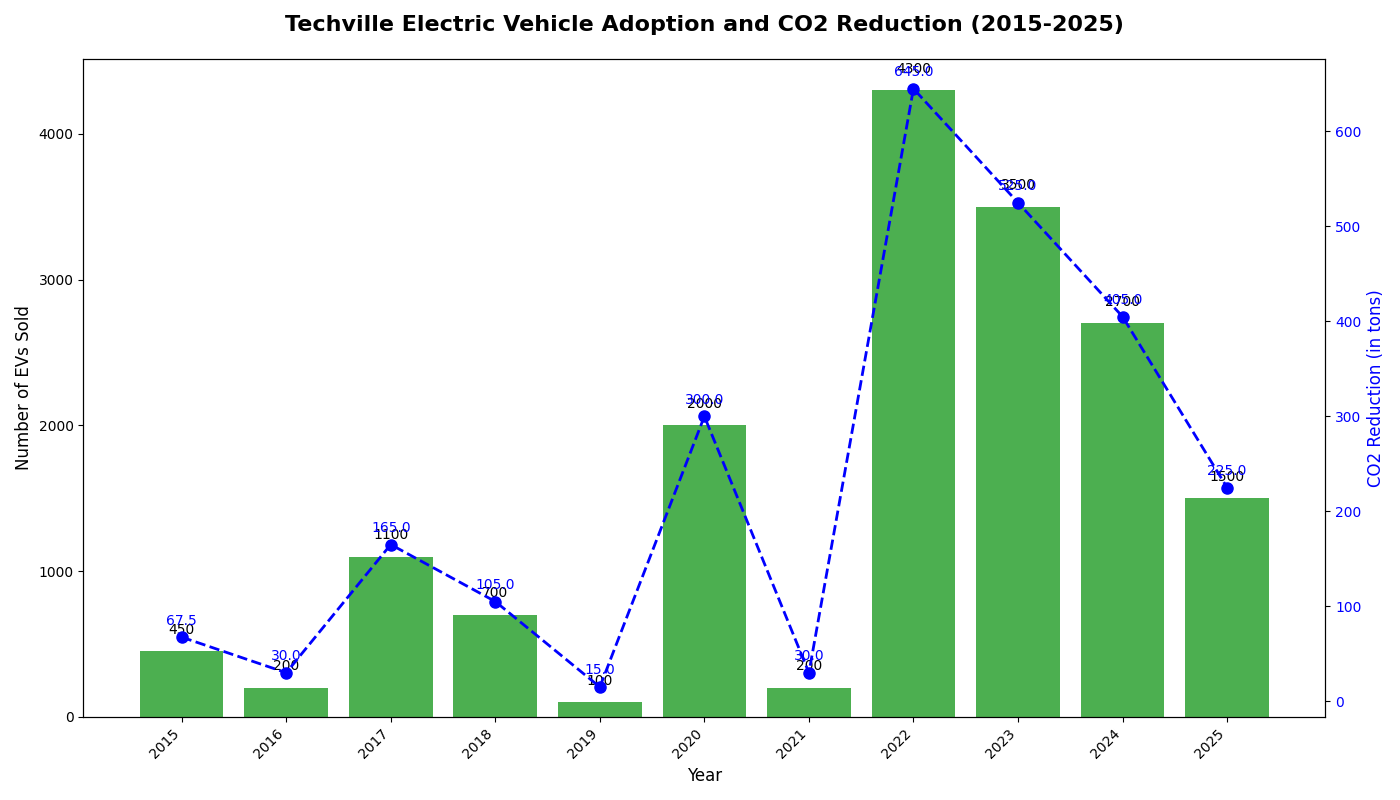

Reproduce this figure in Python.
import matplotlib.pyplot as plt
import numpy as np

years = np.arange(2015, 2026)
ev_sales = [450, 200, 1100, 700, 100, 2000, 200, 4300, 3500, 2700, 1500]

# Calculate CO2 reduction based on altered ev_sales
co2_reduction = np.array(ev_sales) * 0.15

fig, ax1 = plt.subplots(figsize=(14, 8))

bars = ax1.bar(years, ev_sales, color='#4CAF50')

for bar in bars:
    yval = bar.get_height()
    ax1.text(bar.get_x() + bar.get_width() / 2, yval + 100, f'{yval}', ha='center', va='bottom', fontsize=10, color='black')

ax1.set_xlabel('Year', fontsize=12)
ax1.set_ylabel('Number of EVs Sold', fontsize=12)
ax1.set_title('Techville Electric Vehicle Adoption and CO2 Reduction (2015-2025)', fontsize=16, fontweight='bold', pad=20)
ax1.set_xticks(years)
ax1.set_xticklabels(years, rotation=45, ha='right')

ax2 = ax1.twinx()
ax2.plot(years, co2_reduction, color='blue', linestyle='--', marker='o', linewidth=2, markersize=8)
ax2.set_ylabel('CO2 Reduction (in tons)', fontsize=12, color='blue')
ax2.tick_params(axis='y', labelcolor='blue')

for i, reduction in enumerate(co2_reduction):
    ax2.text(years[i], reduction + 10, f'{reduction:.1f}', ha='center', va='bottom', fontsize=10, color='blue')

plt.tight_layout()
plt.show()
